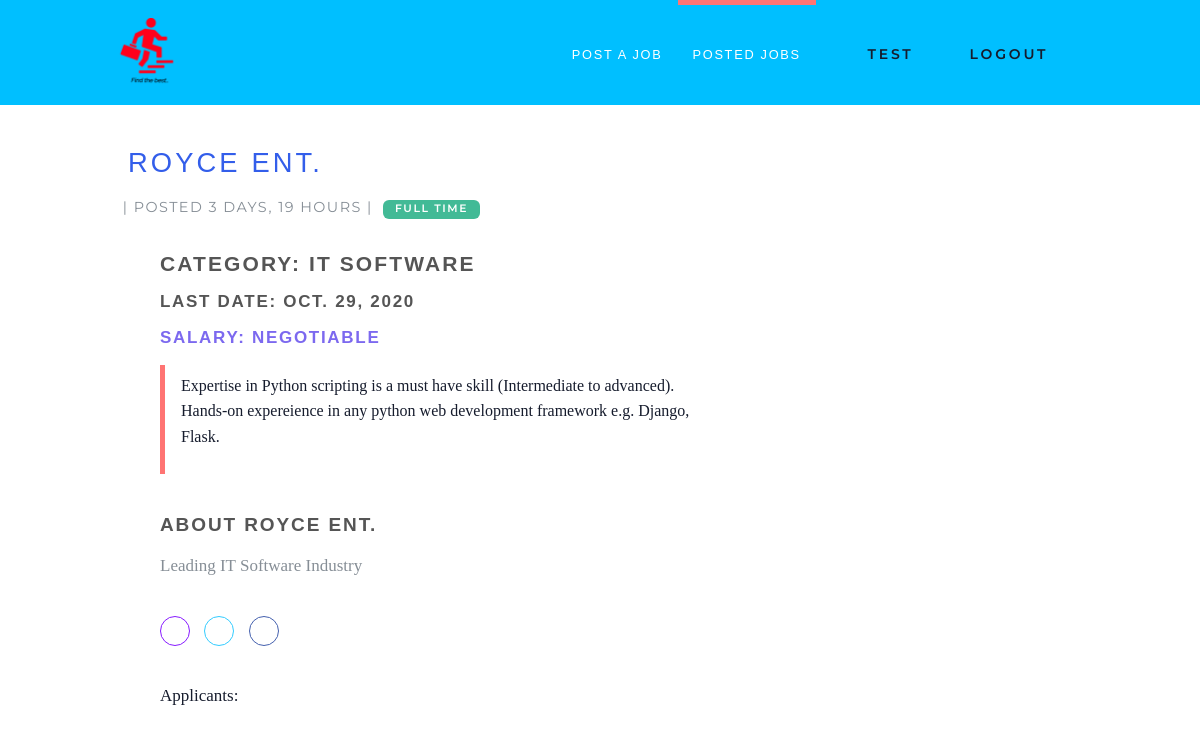
The page /jobs/3/ (signed in) on the database as committed earlier.
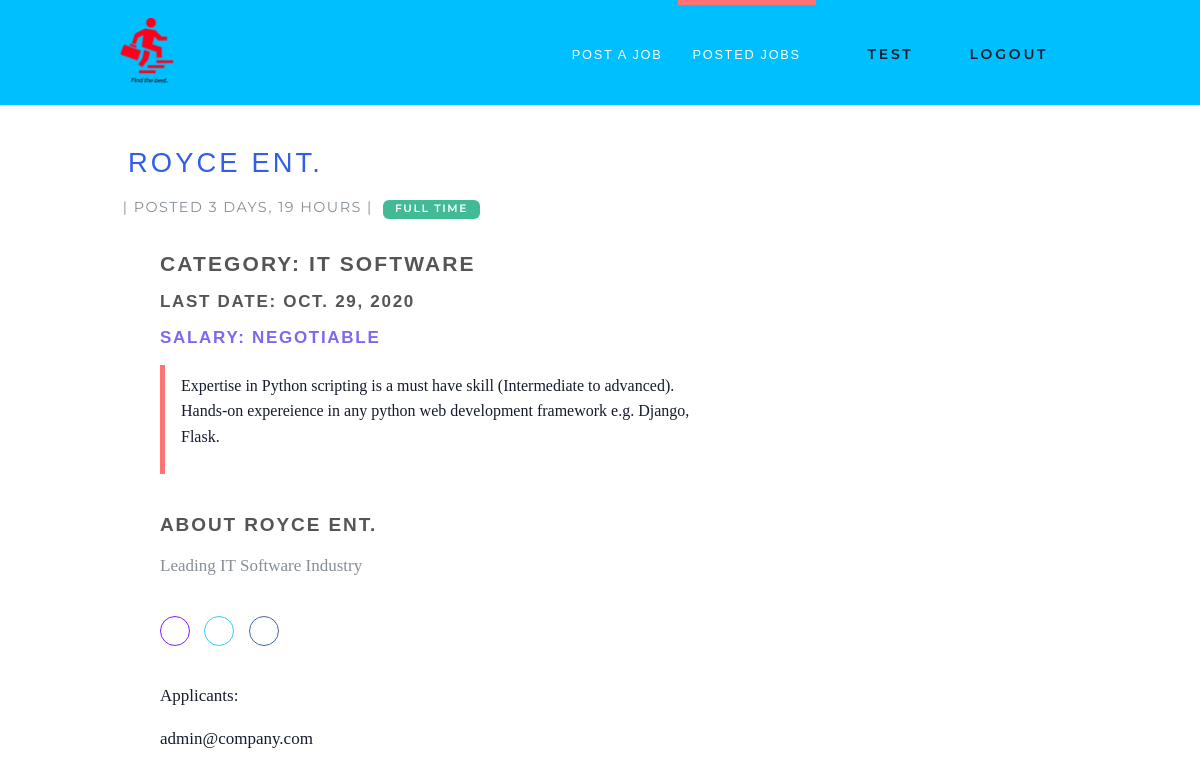
The same page on the database as committed later.
### jobs/models.py (models this page shows, shortened)
class Applicant(models.Model):
    user = models.ForeignKey(User, on_delete=models.CASCADE)
    job = models.ForeignKey(Job, on_delete=models.CASCADE, related_name='job_applicants')
    created_at = models.DateTimeField(default=timezone.now)
    score =  models.IntegerField(default=0, blank=True, null=True)
    class Meta:
        unique_together = ['user', 'job']

### accounts/models.py (models this page shows, shortened)
class User(AbstractUser):
    username = None
    first_name = models.CharField(max_length=20)
    last_name = models.CharField(max_length=20)
    is_employee = models.BooleanField(default=False)
    is_employer = models.BooleanField(default=False)
    user_gender = models.CharField(max_length=10, choices=GENDER_CHOICES, null=True, blank=True)
    user_link = models.CharField(max_length=200, default="")
    user_skills = models.TextField(null=True, default="")
    email = models.EmailField(unique=True, blank=False,
                              error_messages={
                                  'unique': "A profile user with same email already exists in application.",
                              })
    company_name = models.CharField(max_length=20, default="")
    company_address = models.CharField(max_length=30, default="")
    USERNAME_FIELD = "email"
    REQUIRED_FIELDS = []
    objects = UserManagement()

### jobs/views/employer/views.py (the view)
# urls.py: path('jobs/<int:job_id>/',JobDetailsView.as_view(), name='job-details'),
class JobDetailsView(DetailView):
    model = Applicant
    def get(self, request, job_id):
        context = []
        job = Job.objects.filter(id=job_id).first()
        apps = list(self.model.objects.filter(job=job_id))
        return render(request, 'jobs/details.html', {'apps':apps, 'job':job, 'applied_active':'active','posted_active':'active'})

### templates/jobs/details.html (shortened to what the changed rows need)
{% extends 'base.html' %}
{% load static %}
{% load is_already_applied %}
{% block content %}
        <div class="row">
        <div class="col-12 col-md-6 align-self-stretch d-none d-md-block">
            <h2 class="ml-12">{{ job.title }}<br>
                <small><a href="#"> {{ job.company_name }}</a></small>
            </h2>
        </div>
        </div>
            <div class="row">
                <div class="col-12 col-md-8 ml-13 mt-5">
                    {% if request.user.is_authenticated %}
                        {% if request.user.is_employee %}
                    <div class="job-detail__apply-bottom mb-6">
                        {% if request.user.is_authenticated %}
                            {% is_already_applied job request.user as is_applied %}
                            {% if is_applied %}
                                <input type="button" class="btn btn-outline-white-primary" value="Already applied"/>
                            {% else %}
                                <form action="{% url 'jobs:apply-job' job.id %}" method="post">
                                    {% csrf_token %}
                                    <input type="hidden" name="job" value="{{ job.id }}">
                                    <input type="submit" class="btn btn-outline-white-primary"
                                           value="Apply for this job"/>
                                </form>
                            {% endif %}
                        {% else %}
                            <form action="{% url 'jobs:apply-job' job.id %}" method="post">
                                {% csrf_token %}
                                <input type="hidden" name="job" value="{{ job.id }}">
                                <input type="submit" class="btn btn-outline-white-primary"
                                       value="Apply for this job"/>
                            </form>
                        {% endif %}
                    </div>
                        {%else%}
                            {%for app in apps%}
                            <div>
                                <p>{{app.user.email}}</p>
                            </div>
                            {%endfor%}
                        {%endif%}
                    {%endif%}
                </div>
            </div>
            </div>
{% endblock %}

Rows that differ between the two databases and show on the page:
now on this page (row edited): Applicant: user.email "admin@company.com"
